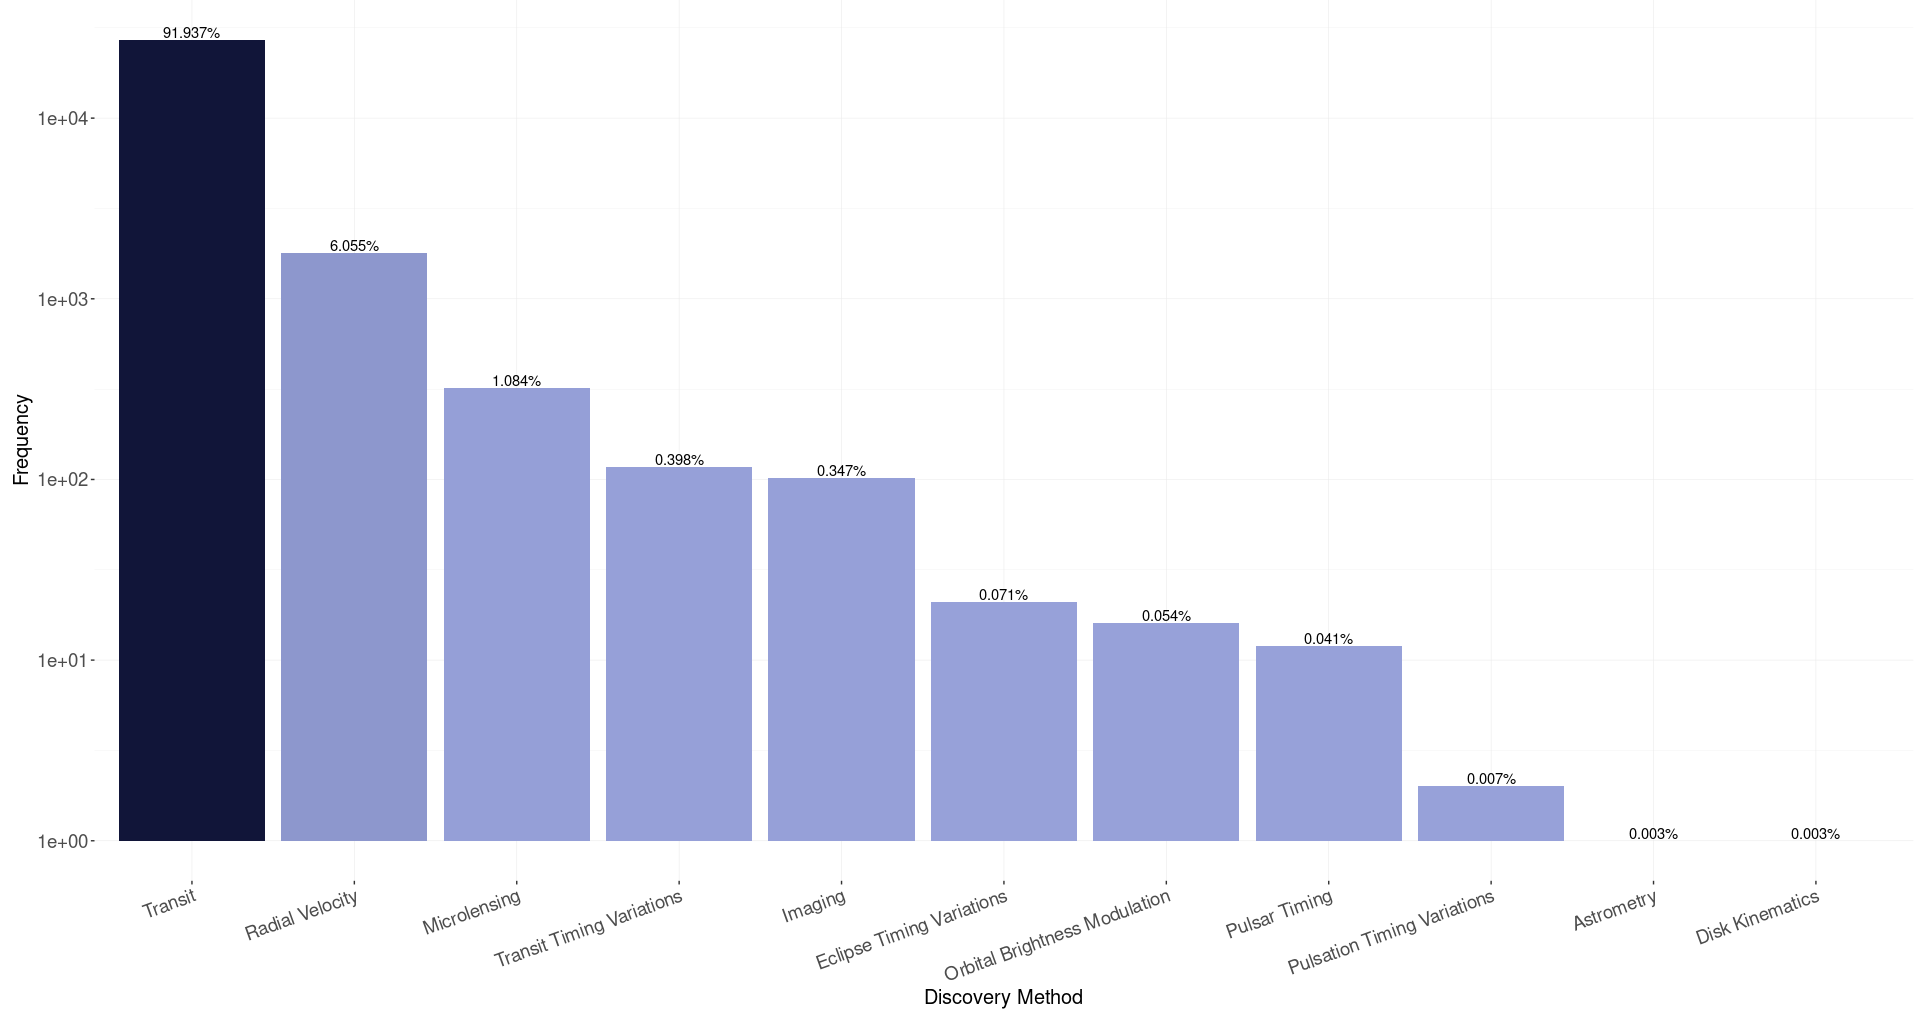

Write the R code that produced this figure.

# Packages:
require(ggplot2)
require(dplyr)

# Paths:
path_data = "data/"
path_plot = "Plot_types/Barplot/"

# Dataset:
df = read.csv(paste0(path_data, "nasa_exoplanets.csv"),
              sep = ",")
df_varnames = read.csv(paste0(path_data, "nasa_exoplanets_var_names.csv"),
                       sep = ";")

# Variables:
cat_var = "discoverymethod"
cat_var_name = (df_varnames %>%
                   dplyr::filter(var == cat_var))$var_name

# Adapt the data:
df_plot = df %>%
    dplyr::group_by(eval(parse(text = cat_var))) %>%
    dplyr::summarise(freq = n()) %>%
    as.data.frame() %>%
    dplyr::arrange(desc(freq))
names(df_plot)[1] = "level"

# Deal with NA:
na_separeted = TRUE
if(na_separeted){
    df_plot$level[which(df_plot$level == "")] = NA
} else{
    df_plot$level[which(df_plot$level == "")] = "NA"
}

# Levels order:
df_plot$level = factor(x = df_plot$level,
                       levels = unique(df_plot$level))
df_plot$freq_rel = paste0(round(df_plot$freq/sum(df_plot$freq)*100,
                                digits = 3), "%")

# Plot:
p = ggplot(data = df_plot) + 
    geom_bar(
        aes(
            x = level,
            y = freq,
            fill = freq
        ),
        stat = "identity",
        show.legend = FALSE
    ) +
    geom_text(aes(x = level, 
                  y = freq, 
                  label = freq_rel),
              vjust = -0.2) +
    scale_fill_gradient(
        low = "#97A1D9",
        high = "#111539"
    ) +
    theme(
        axis.text.x = element_text(
            size = 14,
            angle = 20, 
            hjust = 1,
            vjust = 1
        ),
        axis.text.y = element_text(size = 14),
        axis.title.x = element_text(size = 15),
        axis.title.y = element_text(size = 15),
        panel.background = element_rect(fill = "white"),
        panel.grid.major = element_line(
            size = 0.2,
            linetype = "solid",
            colour = "#eaeaea"
        ),
        panel.grid.minor = element_line(
            size = 0.1,
            linetype = "solid",
            colour = "#eaeaea"
        ),
        plot.margin = margin(
            t = 0, 
            r = 5,
            b = 5, 
            l = 10,
            unit = "pt"
        )
    ) +
    xlab(cat_var_name) +
    ylab("Frequency")

# y-axis notation and scale:
great_number = 10000
great_distance = 100
min_non_zero = (df_plot %>%
                    dplyr::filter(freq > 0) %>%
                    dplyr::arrange(freq))$freq[1]
if(max(abs(range(df_plot$freq))) > great_number &
   max(df_plot$freq)/(min_non_zero) > great_distance){
    p = p +
        scale_y_continuous(labels = function(x) format(x, scientific = TRUE),
                           trans = "log10")
}
if(max(abs(range(df_plot$freq))) > great_number &
   max(df_plot$freq)/(min_non_zero) <= great_distance){
    p = p +
        scale_y_continuous(labels = function(x) format(x, scientific = TRUE))
}
if(max(abs(range(df_plot$freq))) <= great_number &
   max(df_plot$freq)/(min_non_zero) > great_distance){
    p = p +
        scale_y_continuous(trans = "log10")
}

p
